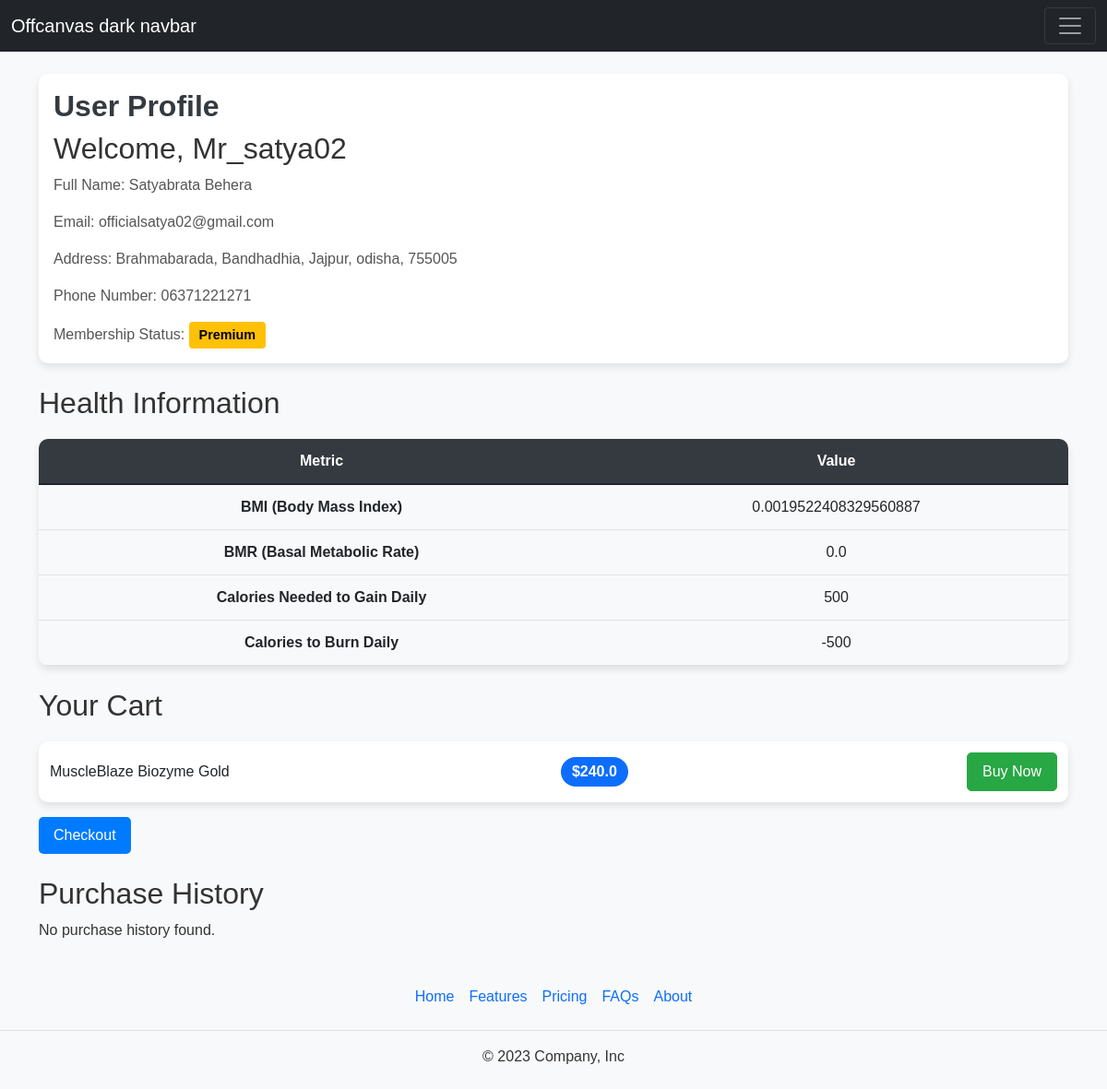
Screenshot of /profile (signed in) with the database file from the repository.
### tables this page shows
CREATE TABLE users (
    id INTEGER PRIMARY KEY AUTOINCREMENT,
    username TEXT NOT NULL UNIQUE,
    full_name TEXT NOT NULL,
    password TEXT NOT NULL,
    email TEXT NOT NULL,
    address TEXT NOT NULL,
    landmark TEXT NOT NULL,
    city TEXT NOT NULL,
    state TEXT NOT NULL,
    zip TEXT NOT NULL,
    phone_number TEXT NOT NULL,
    is_premium BOOLEAN NOT NULL DEFAULT 0
);

CREATE TABLE health_records (
    record_id INTEGER PRIMARY KEY AUTOINCREMENT,
    user_id INTEGER,
    bmi REAL,
    bmr REAL,
    daily_calories_needed INTEGER,
    calories_to_lose INTEGER,
    FOREIGN KEY (user_id) REFERENCES users(id) ON DELETE CASCADE
);

CREATE TABLE cart_items (
    id INTEGER PRIMARY KEY AUTOINCREMENT,
    user_id INTEGER,
    product_title VARCHAR(255) NOT NULL,
    product_price REAL NOT NULL,
    FOREIGN KEY (user_id) REFERENCES users(id) ON DELETE CASCADE
);

### app.py (the view)
@app.route('/profile', methods=["GET", "POST"])
def profile():
    if session.get("user_id") is None:
        return redirect("/login")
    user_id = session['user_id']
    conn = get_db_connection()
    user_data_f = conn.execute("SELECT * FROM users WHERE id = ?", (user_id,)).fetchall()
    health_records = conn.execute("SELECT * FROM health_records WHERE user_id = ?", (user_id,)).fetchall()
    cart_items = conn.execute("SELECT * FROM cart_items WHERE user_id = ?", (user_id,)).fetchall()
    purchase_histories = conn.execute("SELECT * FROM purchase_history WHERE user_id = ?", (user_id,)).fetchall()
    conn.close()
    return render_template("profile.html", user_data=user_data_f[0], health=health_records[0], cart_items=cart_items, purchase_history=purchase_histories)

### app.py (called while the page is built)
def get_db_connection():
    conn = sqlite3.connect('userdata.db')
    conn.row_factory = sqlite3.Row
    return conn

@app.after_request
def after_request(response):
    response.headers["Cache-Control"] = "no-cache, no-store, must-revalidate"
    response.headers["Pragma"] = "no-cache"
    response.headers["Expires"] = "0"
    return response

### templates/profile.html (shortened to what this page needs)
{% extends "layout.html" %}
{% block head %}
    <link href="/static/profile.css" rel="stylesheet">
{% endblock %}
{% block main %}
    <div class="container mt-4">
        <div class="card">
            <div class="card-body">
                <h1 class="card-title">User Profile</h1>
                {% if user_data %}
                    <h2>Welcome, {{ user_data.username }}</h2>
                    <p class="card-text">Full Name: {{ user_data.full_name }}</p>
                    <p class="card-text">Email: {{ user_data.email }}</p>
                    <p class="card-text">Address: {{ user_data.address }}, {{ user_data.landmark }}, {{ user_data.city }}, {{ user_data.state }}, {{ user_data.zip }}</p>
                    <p class="card-text">Phone Number: {{ user_data.phone_number }}</p>
                    <p class="card-text">
                        Membership Status:
                        {% if user_data.is_premium %}
                            <span class="badge bg-warning">Premium</span>
                        {% else %}
                            <span class="badge bg-success">Free</span>
                        {% endif %}
                    </p>
                {% else %}
                    <p>No user data found.</p>
                {% endif %}
            </div>
        </div>
    </div>
    <div class="container mt-4">
        <h2>Health Information</h2>
        {% if health %}
            <table class="table">
                <thead>
                    <tr>
                        <th scope="col">Metric</th>
                        <th scope="col">Value</th>
                    </tr>
                </thead>
                <tbody>
                    <tr>
                        <th scope="row">BMI (Body Mass Index)</th>
                        <td>{{ health.bmi }}</td>
                    </tr>
                    <tr>
                        <th scope="row">BMR (Basal Metabolic Rate)</th>
                        <td>{{ health.bmr }}</td>
                    </tr>
                    <tr>
                        <th scope="row">Calories Needed to Gain Daily</th>
                        <td>{{ health.daily_calories_needed }}</td>
                    </tr>
                    <tr>
                        <th scope="row">Calories to Burn Daily</th>
                        <td>{{ health.calories_to_lose }}</td>
                    </tr>
                </tbody>
            </table>
        {% else %}
            <p>No health data found.</p>
        {% endif %}
    </div>
    <div class="container mt-4">
        <h2>Your Cart</h2>
        {% if cart_items %}
            <ul class="list-group">
                {% for item in cart_items %}
                    <li class="list-group-item d-flex justify-content-between align-items-center">
                        {{ item.product_title }}
                        <span class="badge bg-primary rounded-pill">${{ item.product_price }}</span>
                        <button type="button" class="btn btn-success btn-sm ms-2" onclick="buyNow('{{ item.product_title }}')">Buy Now</button>
                    </li>
                {% endfor %}
            </ul>
            <button type="button" class="btn btn-primary mt-3" onclick="checkout()">Checkout</button>
        {% else %}
            <p>Your cart is empty.</p>
        {% endif %}
    </div>
    <div class="container mt-4">
        <h2>Purchase History</h2>
        {% if purchase_history %}
            <table class="table table-purchase">
                <thead>
                    <tr>
                        <th scope="col">Date</th>
                        <th scope="col">Product Title</th>
                        <th scope="col">Price</th>
                    </tr>
                </thead>
                <tbody>
                    {% for purchase in purchase_history %}
                        <tr>
                            <td>{{ purchase.purchase_date }}</td>
                            <td>{{ purchase.product_title }}</td>
                            <td>{{ purchase.product_price }}</td>
                        </tr>
                    {% endfor %}
                </tbody>
            </table>
        {% else %}
            <p>No purchase history found.</p>
        {% endif %}
    </div>
{% endblock %}

### templates/layout.html (shortened to what this page needs)
<!DOCTYPE html>
<html lang="en">
<head>
    <link href="https://cdn.jsdelivr.net/npm/bootstrap@5.1.3/dist/css/bootstrap.min.css" rel="stylesheet">
    {% block head %}{% endblock %}
</head>
<body>
    <header>
        <nav class="navbar navbar-dark bg-dark fixed-top">
            <div class="container-fluid">
                <a class="navbar-brand" href="#">Offcanvas dark navbar</a>
                <button class="navbar-toggler" type="button" data-bs-toggle="offcanvas" data-bs-target="#offcanvasDarkNavbar" aria-controls="offcanvasDarkNavbar" aria-label="Toggle navigation">
                    <span class="navbar-toggler-icon"></span>
                </button>
            </div>
        </nav>
    </header>
    <main>
        {% block main %}
        {% endblock %}
    </main>
    <footer class="py-3 my-4">
        <ul class="nav justify-content-center border-bottom pb-3 mb-3">
            <li class="nav-item"><a href="/" class="nav-link px-2 text-body-secondary">Home</a></li>
            <li class="nav-item"><a href="#" class="nav-link px-2 text-body-secondary">Features</a></li>
            <li class="nav-item"><a href="#" class="nav-link px-2 text-body-secondary">Pricing</a></li>
            <li class="nav-item"><a href="#" class="nav-link px-2 text-body-secondary">FAQs</a></li>
            <li class="nav-item"><a href="#" class="nav-link px-2 text-body-secondary">About</a></li>
        </ul>
        <p class="text-center text-body-secondary">&copy; 2023 Company, Inc</p>
    </footer>
</body>
</html>

### static/profile.css (style rules this page uses)
body { font-family: 'Arial', sans-serif; background-color: #f8f9fa; color: #333; }
main { margin-top: 80px; }
.container { margin-top: 20px; }
.card { border: none; border-radius: 10px; box-shadow: 0 4px 8px rgba(0, 0, 0, 0.1); transition: transform 0.2s; }
.card-title { font-size: 2rem; font-weight: bold; color: #343a40; }
.card-text { font-size: 1rem; color: #555; }
.badge { font-size: 0.9rem; padding: 0.5em 0.75em; }
.badge.bg-warning { background-color: #ffc107 !important; color: #000; }
.table { margin-top: 20px; border-radius: 10px; overflow: hidden; box-shadow: 0 4px 8px rgba(0, 0, 0, 0.1); }
.table thead { background-color: #343a40; color: #fff; }
.table th, .table td { padding: 12px; text-align: center; }
.table tbody tr:nth-child(odd) { background-color: #f8f9fa; }
.list-group { margin-top: 20px; box-shadow: 0 4px 8px rgba(0, 0, 0, 0.1); border-radius: 10px; overflow: hidden; }
.list-group-item { display: flex; justify-content: space-between; align-items: center; padding: 12px; border: none; border-bottom: 1px solid #ddd; }
.list-group-item:last-child { border-bottom: none; }
.list-group-item .badge { font-size: 1rem; }
.btn { font-size: 1rem; padding: 8px 16px; border-radius: 5px; transition: background-color 0.2s; }
.btn-primary { background-color: #007bff; border: none; }
.btn-success { background-color: #28a745; border: none; }
.btn-success { background-color: #28a745 !important; border: 1px solid #28a745 !important; }

### rows the page displays
users: username "Mr_satya02", full_name "Satyabrata Behera", email "officialsatya02@gmail.com", address "Brahmabarada", landmark "Bandhadhia", city "Jajpur", state "odisha", zip "755005", phone_number "06371221271"
health_records: bmi "0.0019522408329560887", bmr "0.0", daily_calories_needed "500", calories_to_lose "-500"
cart_items: product_title "MuscleBlaze Biozyme Gold", product_price "240.0"
